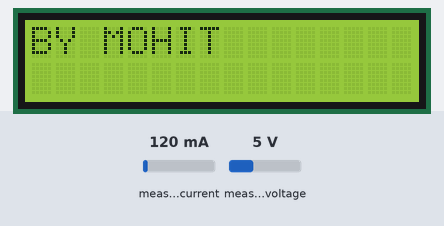
Bench run of a sketch on a simulated ESP32. On the bench: 16×2 character LCD. The inputs (shaded band) are chosen by the test bench; at power-on: measured current 120 mA, measured voltage 5 V. WiFi joins after 1.5 s; servers stay silent unless stated; a WiFi scan finds three made-up networks; EEPROM starts erased; what the sketch prints to the serial monitor is not drawn.

Above: at 4.2 s.
9.9 s: measured current set to 40 mA
At 18.5 s:
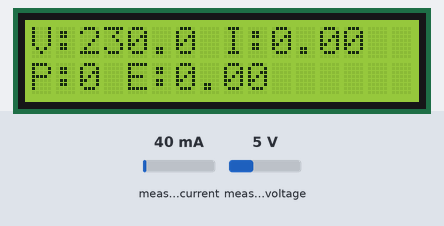
19.2 s: measured voltage set to 0.3 V
At 24.9 s:
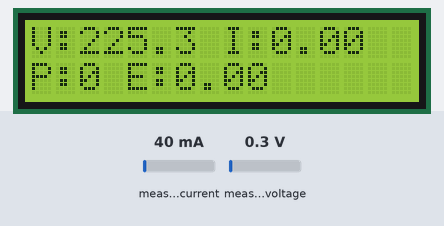
26.0 s: measured current set to 500 mA
At 32.5 s:
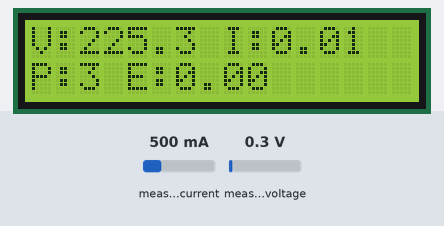
39.5 s: measured voltage set to 3.8 V
At 45.4 s:
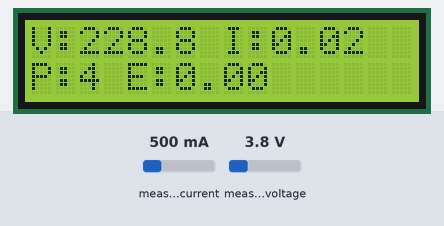
46.3 s: measured current set to 1000 mA
At 53.0 s:
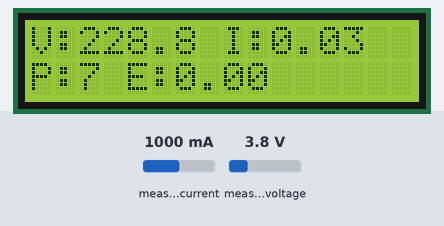
59.8 s: measured voltage set to 7.5 V
At 65.8 s:
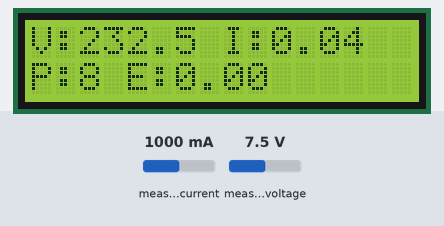
Timing chart, 0 to 67.3 s (numbered marks = the images above; inputs shaded):
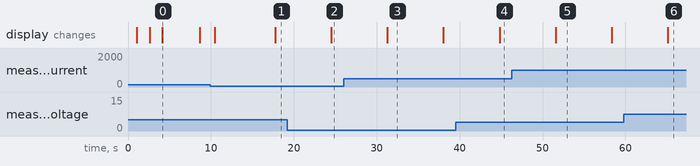

The sketch:

smart-energy-meter-code.ino
```cpp
// ============================================================
//        IoT BASED SMART ENERGY METER
//        ESP32 + ACS712 + ZMPT101B + LCD + BLYNK
// ============================================================

// ===================== BLYNK CONFIG ==========================
#define BLYNK_TEMPLATE_ID "TMPL3i3DwKOWU"
#define BLYNK_TEMPLATE_NAME "IoT Based Smart Energy Meter"
#define BLYNK_AUTH_TOKEN "3cywW1A60nYjHimFbvELXprQqwo2uGgB"

// ===================== LIBRARIES ==============================
#include <WiFi.h>
#include <BlynkSimpleEsp32.h>
#include <Wire.h>
#include <LiquidCrystal_I2C.h>
#include "ACS712.h"
#include <ZMPT101B.h>
#include <EEPROM.h>

// ===================== WIFI ===================================
char ssid[] = "Smart";
char pass[] = "12345678";

// ===================== HARDWARE ===============================
ACS712 ACS(34, 3.3, 4095, 185);
ZMPT101B voltageSensor(35, 50.0);

LiquidCrystal_I2C lcd(0x27, 16, 2);

// ===================== EEPROM =================================
#define EEPROM_SIZE 512
#define ENERGY_ADDR 0

// ===================== VARIABLES ==============================
float voltage = 0.0;
float current = 0.0;
float power = 0.0;
float energy = 0.0;
float cost = 0.0;

float rate = 7.0;

// Current calibration
float calibrationFactor = 0.035;

unsigned long previousMillis = 0;
unsigned long lastBlynkMillis = 0;
unsigned long lastEEPROMMillis = 0;

// ============================================================
// WIFI SCAN + CONNECTION
// ============================================================
bool connectToWiFi()
{
  Serial.println();
  Serial.println("================================");
  Serial.println("        WIFI SCAN");
  Serial.println("================================");

  WiFi.mode(WIFI_STA);
  WiFi.disconnect();
  delay(1000);

  Serial.print("Searching for WiFi: ");
  Serial.println(ssid);

  int networks = WiFi.scanNetworks();

  Serial.print("Networks found: ");
  Serial.println(networks);

  bool found = false;

  for (int i = 0; i < networks; i++)
  {
    Serial.print(i + 1);
    Serial.print(": ");
    Serial.print(WiFi.SSID(i));

    Serial.print(" | Signal: ");
    Serial.print(WiFi.RSSI(i));

    Serial.println(" dBm");

    if (WiFi.SSID(i) == ssid)
    {
      found = true;
    }
  }

  Serial.println();

  if (!found)
  {
    Serial.println("ERROR: mohit HOTSPOT NOT FOUND!");

    lcd.clear();
    lcd.setCursor(0, 0);
    lcd.print("HOTSPOT NOT");
    lcd.setCursor(0, 1);
    lcd.print("FOUND!");

    return false;
  }

  Serial.println("mohit HOTSPOT FOUND!");
  Serial.println("Connecting...");

  WiFi.begin(ssid, pass);

  int attempts = 0;

  while (WiFi.status() != WL_CONNECTED && attempts < 40)
  {
    delay(500);

    Serial.print(".");

    attempts++;
  }

  Serial.println();

  if (WiFi.status() == WL_CONNECTED)
  {
    Serial.println("================================");
    Serial.println("WIFI CONNECTED!");
    Serial.print("IP Address: ");
    Serial.println(WiFi.localIP());

    Serial.print("Signal: ");
    Serial.print(WiFi.RSSI());
    Serial.println(" dBm");

    Serial.println("================================");

    lcd.clear();
    lcd.setCursor(0, 0);
    lcd.print("WIFI CONNECTED");
    delay(1000);

    return true;
  }

  Serial.println("================================");
  Serial.println("WIFI CONNECTION FAILED!");
  Serial.print("Status Code: ");
  Serial.println(WiFi.status());
  Serial.println("================================");

  lcd.clear();
  lcd.setCursor(0, 0);
  lcd.print("WIFI FAILED");
  lcd.setCursor(0, 1);
  lcd.print("CHECK HOTSPOT");

  return false;
}

// ============================================================
// BLYNK CONNECTION
// ============================================================
void connectToBlynk()
{
  if (WiFi.status() != WL_CONNECTED)
  {
    Serial.println("Cannot connect Blynk.");
    Serial.println("WiFi is not connected.");
    return;
  }

  Serial.println();
  Serial.println("Connecting to Blynk...");

  Blynk.config(BLYNK_AUTH_TOKEN);

  if (Blynk.connect(10000))
  {
    Serial.println("================================");
    Serial.println("BLYNK CONNECTED!");
    Serial.println("SYSTEM ONLINE");
    Serial.println("================================");

    lcd.clear();
    lcd.setCursor(0, 0);
    lcd.print("BLYNK ONLINE");
    delay(1000);
  }
  else
  {
    Serial.println("BLYNK CONNECTION FAILED!");

    lcd.clear();
    lcd.setCursor(0, 0);
    lcd.print("BLYNK OFFLINE");
    delay(1000);
  }
}

// ============================================================
// SETUP
// ============================================================
void setup()
{
  Serial.begin(115200);
  delay(1000);

  Serial.println();
  Serial.println("================================");
  Serial.println("       SMART ENERGY METER");
  Serial.println("================================");

  // ---------------- EEPROM ----------------
  EEPROM.begin(EEPROM_SIZE);

  energy = EEPROM.readFloat(ENERGY_ADDR);

  if (isnan(energy) || energy < 0)
  {
    energy = 0;
  }

  Serial.print("Stored Energy: ");
  Serial.print(energy, 4);
  Serial.println(" kWh");

  // ---------------- LCD ----------------
  lcd.init();
  lcd.backlight();

  lcd.clear();
  lcd.setCursor(0, 0);
  lcd.print("WELCOME");
  delay(1500);

  lcd.clear();
  lcd.setCursor(0, 0);
  lcd.print("SMART ENERGY");
  lcd.setCursor(0, 1);
  lcd.print("METER");
  delay(1500);

  lcd.clear();
  lcd.setCursor(0, 0);
  lcd.print("BY MOHIT");
  delay(1500);

  // ---------------- ACS712 ----------------
  Serial.println("Calibrating ACS712...");

  ACS.autoMidPoint();

  Serial.println("ACS712 Ready");

  // ---------------- ZMPT101B ----------------
  voltageSensor.setSensitivity(520.0f);

  Serial.println("ZMPT101B Ready");

  // ---------------- WIFI ----------------
  bool wifiOK = connectToWiFi();

  // ---------------- BLYNK ----------------
  if (wifiOK)
  {
    connectToBlynk();
  }

  previousMillis = millis();
  lastBlynkMillis = millis();
  lastEEPROMMillis = millis();

  lcd.clear();
}

// ============================================================
// LOOP
// ============================================================
void loop()
{
  // ==========================================================
  // WIFI RECONNECT
  // ==========================================================
  if (WiFi.status() != WL_CONNECTED)
  {
    Serial.println();
    Serial.println("WiFi disconnected.");
    Serial.println("Trying to reconnect...");

    WiFi.begin(ssid, pass);

    int attempts = 0;

    while (WiFi.status() != WL_CONNECTED && attempts < 20)
    {
      delay(500);
      Serial.print(".");
      attempts++;
    }

    Serial.println();

    if (WiFi.status() == WL_CONNECTED)
    {
      Serial.println("WiFi Reconnected!");
      Serial.print("IP: ");
      Serial.println(WiFi.localIP());

      connectToBlynk();
    }
  }

  // ==========================================================
  // BLYNK
  // ==========================================================
  if (WiFi.status() == WL_CONNECTED)
  {
    if (!Blynk.connected())
    {
      Serial.println("Blynk disconnected.");
      Serial.println("Trying to reconnect...");

      Blynk.connect(3000);
    }

    Blynk.run();
  }

  // ==========================================================
  // TIME
  // ==========================================================
  unsigned long now = millis();

  float dt = (now - previousMillis) / 1000.0;

  previousMillis = now;

  // ==========================================================
  // CURRENT MEASUREMENT
  // ==========================================================
  float totalCurrent = 0;

  for (int i = 0; i < 300; i++)
  {
    totalCurrent += ACS.mA_AC();
  }

  float mA = totalCurrent / 300.0;

  // Remove small noise
  if (mA < 120)
  {
    mA = 0;
  }

  current = (mA / 1000.0) * calibrationFactor;

  // ==========================================================
  // VOLTAGE MEASUREMENT
  // ==========================================================
  voltage = voltageSensor.getRmsVoltage();

  if (voltage < 20)
  {
    voltage = 0;
  }

  // ==========================================================
  // POWER
  // ==========================================================
  if (voltage == 0 || current == 0)
  {
    power = 0;
  }
  else
  {
    power = voltage * current;
  }

  // ==========================================================
  // ENERGY
  // ==========================================================
  energy += (power * dt) / 3600000.0;

  // ==========================================================
  // COST
  // ==========================================================
  cost = energy * rate;

  // ==========================================================
  // SERIAL MONITOR
  // ==========================================================
  Serial.println();
  Serial.println("--------------------------------");

  Serial.print("Voltage : ");
  Serial.print(voltage, 2);
  Serial.println(" V");

  Serial.print("Current : ");
  Serial.print(current, 3);
  Serial.println(" A");

  Serial.print("Power   : ");
  Serial.print(power, 2);
  Serial.println(" W");

  Serial.print("Energy  : ");
  Serial.print(energy, 4);
  Serial.println(" kWh");

  Serial.print("Cost    : Rs ");
  Serial.println(cost, 2);

  Serial.print("WiFi    : ");

  if (WiFi.status() == WL_CONNECTED)
  {
    Serial.println("CONNECTED");
  }
  else
  {
    Serial.println("DISCONNECTED");
  }

  Serial.print("Blynk   : ");

  if (Blynk.connected())
  {
    Serial.println("ONLINE");
  }
  else
  {
    Serial.println("OFFLINE");
  }

  // ==========================================================
  // LCD
  // ==========================================================
  lcd.clear();

  lcd.setCursor(0, 0);
  lcd.print("V:");
  lcd.print(voltage, 1);

  lcd.print(" I:");
  lcd.print(current, 2);

  lcd.setCursor(0, 1);

  lcd.print("P:");
  lcd.print(power, 0);

  lcd.print(" E:");
  lcd.print(energy, 2);

  // ==========================================================
  // EEPROM
  // ==========================================================
  if (millis() - lastEEPROMMillis >= 60000)
  {
    EEPROM.writeFloat(ENERGY_ADDR, energy);
    EEPROM.commit();

    lastEEPROMMillis = millis();

    Serial.println("Energy saved to EEPROM");
  }

  // ==========================================================
  // BLYNK DATA
  // ==========================================================
  if (millis() - lastBlynkMillis >= 1000)
  {
    if (Blynk.connected())
    {
      Blynk.virtualWrite(V0, voltage);
      Blynk.virtualWrite(V1, current);
      Blynk.virtualWrite(V2, power);
      Blynk.virtualWrite(V3, energy);
      Blynk.virtualWrite(V4, cost);

      Serial.println("Blynk data sent");
    }

    lastBlynkMillis = millis();
  }

  delay(500);
}
```

Measured:
- after the input at 19.2 s, the display: changes after 5.3 s (image 2)
- after the input at 26.0 s, the display: changes after 5.3 s (image 3)
- after the input at 39.5 s, the display: changes after 5.3 s (image 4)
- after the input at 46.3 s, the display: changes after 5.3 s (image 5)
- after the input at 59.8 s, the display: changes after 5.3 s (image 6)
- what the display in image 0 shows lasts 4.5 s, from 4.1 s to 8.6 s
- what the display in image 3 shows lasts 6.7 s, from 31.3 s to 38.0 s
